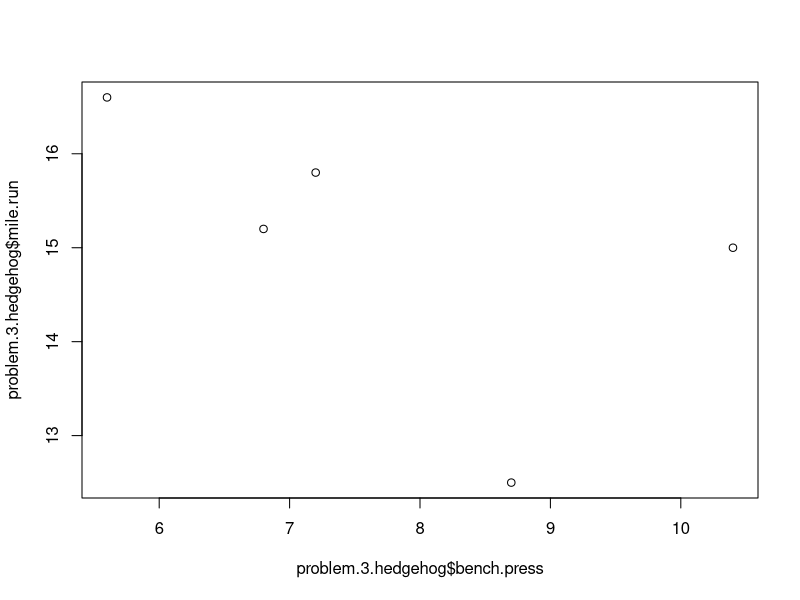
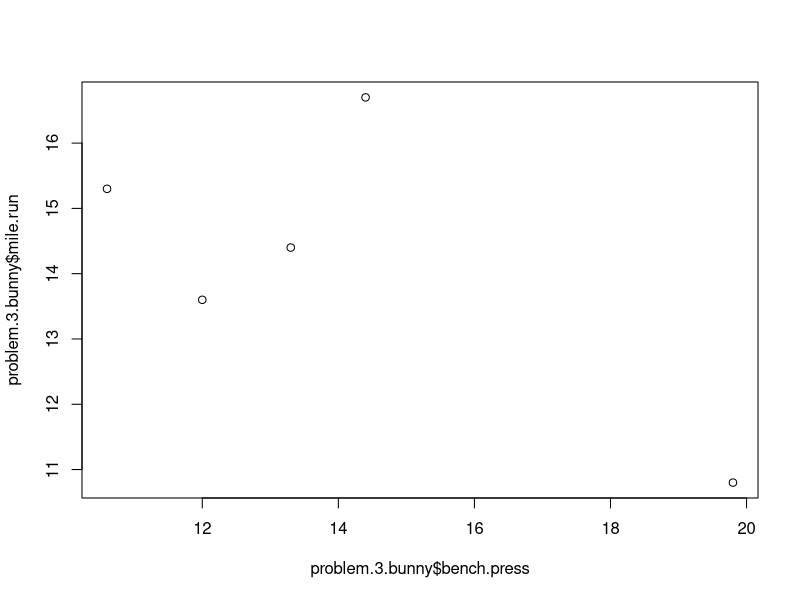
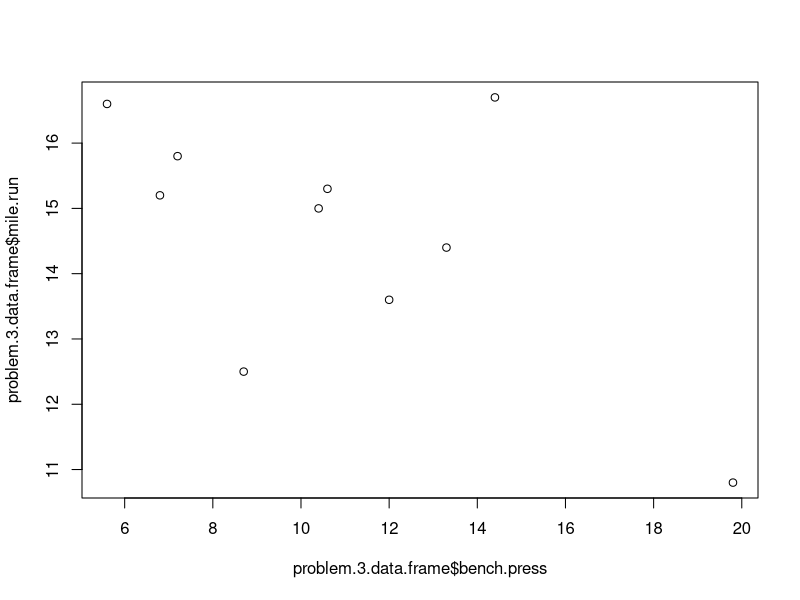

Generate these figures, in order, with R:
## ---- chunk 1
rm( list = ls() )
## ---- chunk 2
# create function
change.missing <- function( input.vector, vector.class ) {
 
   input.vector[ input.vector == "Missing" ] <- NA
  
   if( vector.class == "numeric" ) {
    as.numeric( input.vector )
  } else {
    as.logical( input.vector )
  }
}

## ---- chunk 3
change.missing(
  c(5, 3, 4, 9, 7, "Missing", 1, "Missing"), vector.class = "numeric" )
## ---- chunk 4
change.missing(
  c( TRUE, TRUE, TRUE, FALSE, TRUE, FALSE, TRUE, "Missing", "Missing" ),
  vector.class = "logical"
)
## ---- chunk 5
# write function
change.9 <- function( input.vector, vector.class ) {
 
   input.vector[ input.vector == -9 ] <- NA
  
   if( vector.class == "numeric" ) {
    as.numeric( input.vector )
  } else {
    as.logical( input.vector )
  }
}
## ---- chunk 6
change.9(
  c(5, 3, 4, 9, 7, -9, 1, -9), vector.class = "numeric" )
## ---- chunk 7
change.9(
  c( TRUE, TRUE, TRUE, FALSE, TRUE, FALSE, TRUE, -9, -9 ),
  vector.class = "logical"
)
## ---- chunk 8
problem.3.data.frame <- data.frame(
  species = c(2, 2, 1, 2, 1, 1, 1, 2, 1, 2),
  bench.press = c(13.3, 19.8, 5.6, 10.6, 6.8, 7.2, 10.4, 12.0, 8.7, 14.4),
  mile.run = c(14.4, 10.8, 16.6, 15.3, 15.2, 15.8, 15.0, 13.6, 12.5, 16.7)
)

problem.3.data.frame
## ---- chunk 9
# select rows that satisfy logical test
problem.3.hedgehog <- data.frame( 
  problem.3.data.frame[ problem.3.data.frame[, 1 ] == 1, ] )
## ---- chunk 10
problem.3.hedgehog
## ---- chunk 11
# visualise the data
plot( x = problem.3.hedgehog$bench.press, y = problem.3.hedgehog$mile.run )
## ---- chunk 12
# run cor.test() function to test for correlation
cor.test( x = problem.3.hedgehog$bench.press, y = problem.3.hedgehog$mile.run )
## ---- chunk 13
# select rows that satisfy logical test
problem.3.bunny <- data.frame( 
  problem.3.data.frame[ problem.3.data.frame[, 1 ] == 2, ] )
## ---- chunk 14
problem.3.bunny
## ---- chunk 15
# visualise the data
plot( x = problem.3.bunny$bench.press, y = problem.3.bunny$mile.run )
## ---- chunk 16
# run cor.test() function to test for correlation
cor.test( x = problem.3.bunny$bench.press, y = problem.3.bunny$mile.run )
## ---- chunk 17
plot( y = problem.3.data.frame$mile.run, x = problem.3.data.frame$bench.press )
cor.test( y = problem.3.data.frame$mile.run, x = problem.3.data.frame$bench.press )
## ---- chunk 18
quadratic.solver.3 <- function( a, b, c ) {
  
  if( b^2 > 4 * a * c) {
    output.string <- "2 real solutions"
    x1 <- ( -b + sqrt( b^2 - 4 * a * c ) ) / ( 2 * a )
    x2 <- ( -b - sqrt( b^2 - 4 * a *  c ) ) / ( 2 * a )
    output.list <- list( output.string, c( x1, x2 ) )
  } 
  else if( b^2 < 4 * a * c) {
    output.string <- "No real solutions"
    x1 <- as.numeric( 0 )
    output.list <- list( output.string, c( x1 ) )
  } 
  else {
    output.string <- "1 real solution"
    x1 <- ( -b / ( 2 * a ) )
    output.list <- list( output.string, c( x1 ) )
  }
  output.list
}

## ---- chunk 19
quadratic.solver.3(2, -10, 8)
## ---- chunk 20
quadratic.solver.3(1, -3, -10)
## ---- chunk 21
quadratic.solver.3(1, -6, 9)
( -6 )^2 < 1 * 4 * 9
## ---- chunk 22
quadratic.solver.3( 1, -3.5, -30)
## ---- chunk 23
quadratic.solver.3( 1, -8, 20 )
## ---- chunk 24
quadratic.solver.3(1, 0, -25)
## ---- chunk 25
problem.5.degrees.vector <- seq(0, 90, 10)
problem.5.radians.vector <- problem.5.degrees.vector * 2 * pi / 360
problem.5.trig.table <- data.frame(
  degrees = problem.5.degrees.vector,
  radians = problem.5.radians.vector
)

problem.5.trig.table

## ---- chunk 26
problem.5.trig.table$sine <- sin( problem.5.trig.table$radians )
## ---- chunk 27
problem.5.trig.table
## ---- chunk 28
problem.5.trig.table$cosine <- cos( problem.5.trig.table$radians )
problem.5.trig.table
## ---- chunk 29
problem.6.number.1 <- exp( 3.8 )
problem.6.number.2 <- exp( 12.4 )
problem.6.number.3 <- exp( -13.8 )
## ---- chunk 30
formatC( problem.6.number.1, digits = 2, width = 7, format = "f" )
## ---- chunk 31
formatC( problem.6.number.2, digits = 2, width = 7, format = "f" )
## ---- chunk 32
formatC( problem.6.number.3, digits = 2, width = 7, format = "f" )
## ---- chunk 33
formatC( problem.6.number.1, digits = 8, format = "f" )
## ---- chunk 34
formatC( problem.6.number.2, digits = 8, format = "f" )
## ---- chunk 35
formatC( problem.6.number.3, digits = 8, format = "f" )
## ---- chunk 36
paste( "Number X is:", formatC( problem.6.number.1,
                                 digits = 4, format = "f" ) )
## ---- chunk 37
paste( "Number X is:", formatC( problem.6.number.2,
                                 digits = 4, format = "f" ) )
## ---- chunk 38
paste( "Number X is:", formatC( problem.6.number.3,
                                 digits = 4, format = "f" ) )
## ---- chunk 39
sprintf( "Number X is: %.4f", problem.6.number.1 )
## ---- chunk 40
sprintf( "Number X is: %.4f", problem.6.number.2 )
## ---- chunk 41
sprintf( "Number X is: %.4f", problem.6.number.3 )
## ---- chunk 42
bad.numeric.vector <- c( 6, 3, 222, 888, 4, 55, 2, 4, 3, 77)
## ---- chunk 43
bad.numeric.vector
bad.numeric.vector[3] <- 2
bad.numeric.vector[4] <- 8  
bad.numeric.vector[6] <- 5
bad.numeric.vector[10] <- 7
bad.numeric.vector
## ---- chunk 44
mean( bad.numeric.vector )
## ---- chunk 45
bad.character.vector <- 
  c( "hedgehog", "BUnNY raBbiT", "BunNy rAbbIt", "HEdGehoG", "bunnY RaBbiT",
     "HEDGEhOg", "hedgehog", "bunnY RabBit", "hEdGeHoG", "bUnnY RabBit" )
## ---- chunk 46
bad.character.vector <- tolower( bad.character.vector )
## ---- chunk 47
bad.character.vector
## ---- chunk 48
unique( bad.character.vector )
## ---- chunk 49
sleep.vector <- c( 7.5, "I think 8", 8, 9, "Usually 8", 6.5, "Always 7",
                   "I'm pretty sure it's 9", 8.5, "On average 7" )
## ---- chunk 50
# assess the vector values
sleep.vector

# correct the input values
sleep.vector[2] <- 8
sleep.vector[5] <- 8
sleep.vector[7] <- 7
sleep.vector[8] <- 9
sleep.vector[10] <- 7

# convert vector to numeric and calculate the mean
mean( as.numeric( sleep.vector ) )
## ---- chunk 51
problem.8.data.frame <- data.frame(
  species = c( "hedgeHog", "BunnY rABBiT", "buNY RaBBiT", "Hedghog",
               "bunny rabbbit", "hedGeH0G", "buNNY Rabbt", "hedgehog",
               "hEdghog", "bunny rabbit"),
  bench.press = c( 145, 58, 67, -99, 84, 123, 95, 148, 145555555, 74),
  mile.run = c(18.8, 8.3, 7.5, 15.2, 6.9, 12.3, "Missing", 13.7, 14.5, 7.2),
  stringsAsFactors = FALSE
)

problem.8.data.frame
## ---- chunk 52
# convert all strings in species column to lowercase
problem.8.data.frame$species <- tolower( problem.8.data.frame$species )
problem.8.data.frame
# correct spelling mistakes
problem.8.data.frame$species
unique( problem.8.data.frame$species )
problem.8.data.frame$species[3] <- "bunny rabbit"
problem.8.data.frame$species[4] <- "hedgehog"
problem.8.data.frame$species[5] <- "bunny rabbit"
problem.8.data.frame$species[6] <- "hedgehog"
problem.8.data.frame$species[7] <- "bunny rabbit"
problem.8.data.frame$species[9] <- "hedgehog"
unique( problem.8.data.frame$species )
# change erroneous values in bench.press column
problem.8.data.frame$bench.press
problem.8.data.frame$bench.press[4] <- NA
problem.8.data.frame$bench.press[9] <- 145
problem.8.data.frame
# change "Missing" in mile.run column to NA
problem.8.data.frame$mile.run
problem.8.data.frame$mile.run[7]  <- NA
problem.8.data.frame
# convert columns class to numeric
str( problem.8.data.frame )
problem.8.data.frame$mile.run <- as.numeric( problem.8.data.frame$mile.run )
str( problem.8.data.frame )
## ---- chunk 53
cor.test( y = problem.8.data.frame$mile.run, 
          x = problem.8.data.frame$bench.press,
          use = "complete.obs" )
## ---- chunk 54
problem.8.hedgehog <- data.frame( 
  problem.8.data.frame[ problem.8.data.frame[, 1 ] == "hedgehog", ] )
## ---- chunk 55
problem.8.hedgehog
## ---- chunk 56
cor.test( y = problem.8.hedgehog$mile.run, 
          x = problem.8.hedgehog$bench.press,
          use = "complete.obs" )
## ---- chunk 57
problem.8.bunny <- data.frame( 
  problem.8.data.frame[ problem.8.data.frame[, 1 ] == "bunny rabbit", ] )

## ---- chunk 58
problem.8.bunny
## ---- chunk 59
cor.test( y = problem.8.bunny$mile.run, 
          x = problem.8.bunny$bench.press,
          use = "complete.obs" )
